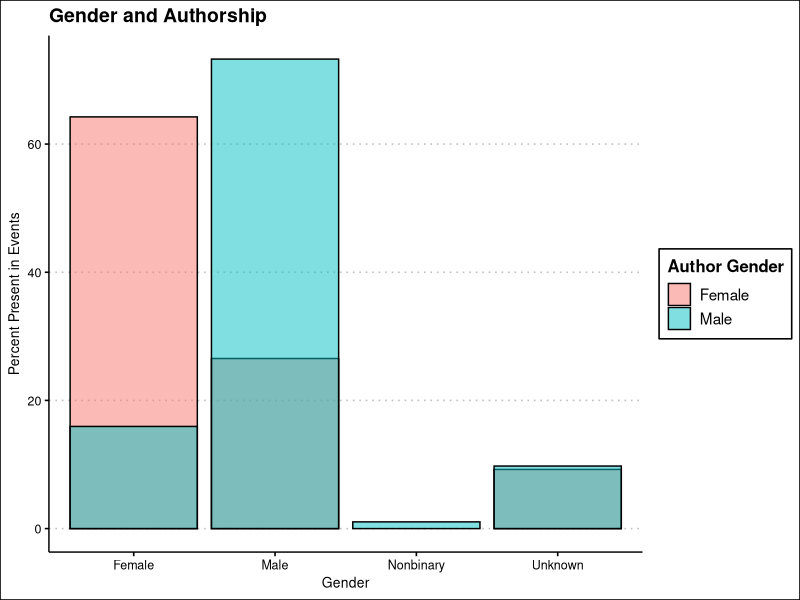
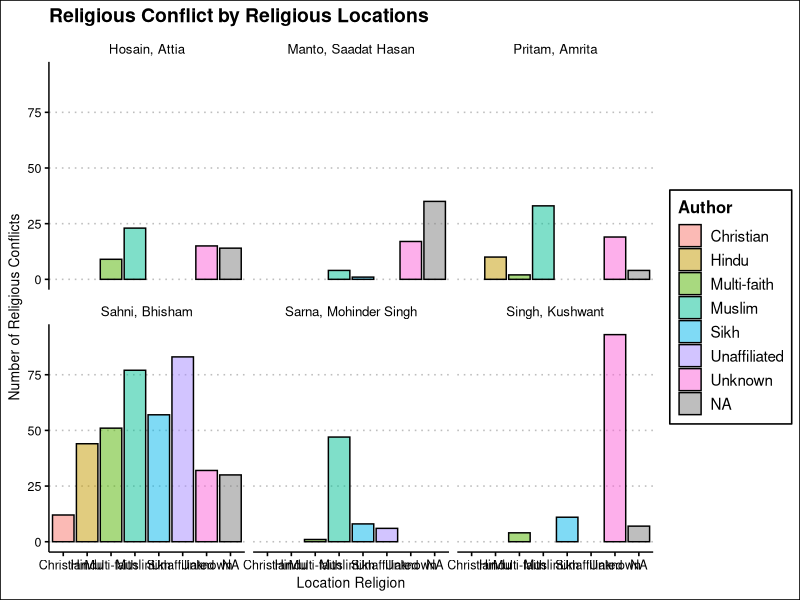
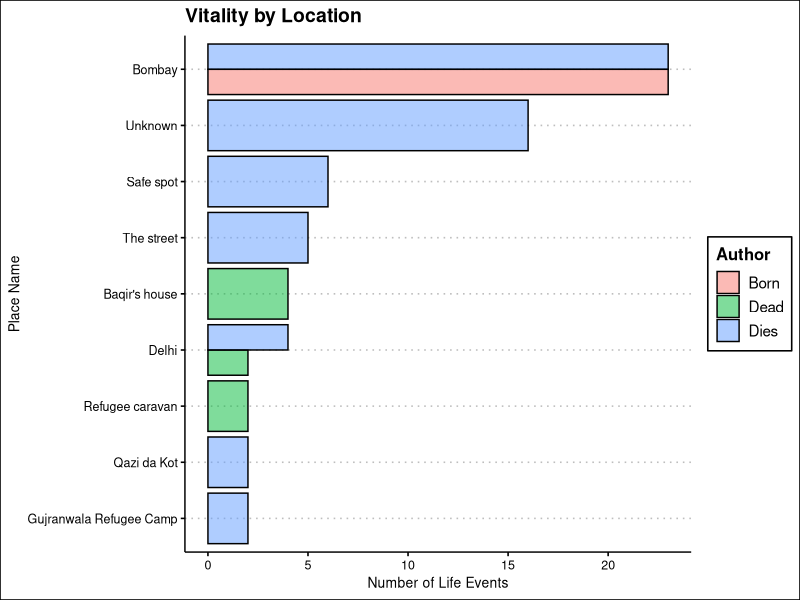

Here is the R script that generated these plots, in order:
## ---- chunk 1
knitr::opts_chunk$set(echo = TRUE)
## ---- chunk 2
library(tidyverse)
library(tidytext)
library(ggthemes)
## ---- chunk 3
events_present <- read_csv("data/rectype-59.csv")
events_present_unnest <- events_present %>%
  unnest_regex(CharacterID, "Characters(s) in Event H-ID", pattern = "\\|") %>%                 mutate(PresentMentioned = "Present") %>%
  select(-"Characters(s) in Event RecordTitle")
## ---- chunk 4
events_mentioned <- read_csv("data/rectype-59-mentioned.csv")
events_mentioned_unnest <- events_mentioned %>%
  unnest_regex(CharacterID, "Character(s) mentioned H-ID", pattern = "\\|") %>%                 mutate(PresentMentioned = "Mentioned") %>%
  select(-"Character(s) mentioned RecordTitle") %>%
  drop_na(CharacterID)
## ---- chunk 5
all_events <- events_present_unnest %>%
  bind_rows(events_mentioned_unnest) %>%
  mutate(CharacterID = as.numeric(CharacterID)) %>%
  rename("Text place H-ID" = "Location of Event (Text place) H-ID")
## ---- chunk 6
characters <-  read_csv("data/rectype-54.csv") %>%
  rename(CharacterID = "Character H-ID") 
## ---- chunk 7
locations <- read_csv("data/rectype-12.csv")
## ---- chunk 8
texts <- read_csv("data/rectype-55.csv") %>%
  rename("Author H-ID" = "Author(s) > H-ID")
## ---- chunk 9
places <- read_csv("data/rectype-58.csv") %>%
  rename("Location H-ID" = "Location pointer H-ID") %>%
  rename("Text H-ID" = "Text pointer H-ID")
## ---- chunk 10
event_texts <- read_csv("data/rectype-59-titles.csv") 
## ---- chunk 11
authors <-
  read_csv("data/Export_partition_literature_t10_Author.csv")
## ---- chunk 12
full_table <- all_events %>%
  left_join(characters) %>%
  left_join(places, by = "Text place H-ID") %>%
  left_join(locations) %>%
  left_join(texts) %>%
  left_join(authors, by = "Author H-ID", suffix = c("", "_author")) 
## ---- chunk 13
partition_narratives <- full_table %>%
  select(
    -"Text place H-ID",
    -"Location of Event RecordTitle",
    -"CharacterID",
    -"Text pointer RecordTitle",
    -"Location H-ID",
    -"Location pointer RecordTitle",
    -"Author H-ID",
    -"Text H-ID",
    -"Family name_author",
    -"Given name(s)_author"
  ) %>%
  rename(ReligiousAttrChar = "Religious attribution.x") %>%
  rename(ReligiousAttrLoc = "Religious attribution.y") %>%  
  rename(author_name = "Author(s) > RecordTitle") %>% 
  relocate(40, .before = 1) %>%
  relocate(41:43, .before = 1) %>% 
  rename_all(tolower) %>% 
  rename_with(~ gsub(" ", "_", .x)) %>% 
  rename_with(~ gsub("h-", "", .x)) %>% 
  rename_with(~ gsub("\\(s\\)", "", .x))
## ---- chunk 14
gender_authorship <- partition_narratives %>%
  group_by(gender_author) %>%
  filter(presentmentioned=="Present") %>% 
  drop_na(gender) %>% 
  count(gender) %>%
  mutate(percent = round((n / sum(n) * 100), 2))
  
## ---- chunk 15
gender_authorship %>% 
  ggplot(aes(x=gender,y=percent, fill=gender_author)) +
  geom_col(
     color = "black",
    alpha = .5,
    position = "identity",
    bins = 5
  ) +
  labs(title = "Gender and Authorship",
       x = "Gender",
       y = "Percent Present in Events",
       fill = "Author Gender") +
  theme_clean()
## ---- chunk 16
religion_places <-  partition_narratives %>%
  group_by(author_name) %>%
  mutate(location_religion = ifelse(str_detect(location_religion,"\\|")==TRUE, "Multi-faith", location_religion)) %>% 
  filter(str_detect(conflict, "Religion")) %>% 
  count(location_religion)
## ---- chunk 17
religion_places %>% 
  ggplot(aes(x=location_religion,y=n, fill=location_religion)) +
  geom_col(
     color = "black",
    alpha = .5,
    position = "identity",
    bins = 5
  ) +
  labs(title = "Religious Conflict by Religious Locations",
       x = "Location Religion",
       y = "Number of Religious Conflicts",
       fill = "Author") +
  facet_wrap(~author_name)+
  theme_clean()
## ---- chunk 18
death_places <- partition_narratives %>% 
                group_by(place_name) %>% 
                count(vitality) %>% 
                drop_na(vitality)
## ---- chunk 19
death_places %>% 
  ungroup() %>% 
  top_n(10) %>% 
  ggplot(aes(x=reorder(place_name,n),y=n, fill=vitality)) +
  geom_col(
     color = "black",
    alpha = .5,
      position = "dodge") +

  labs(title = "Vitality by Location",
       x = "Place Name",
       y = "Number of Life Events",
       fill = "Author") +
    theme_clean()+
  coord_flip()
